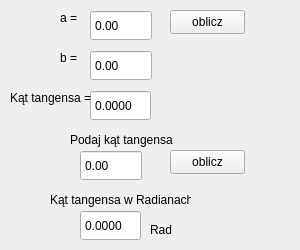
    <widget class="QWidget" name="tab_3">
     <attribute name="title">
      <string>tg</string>
     </attribute>
     <widget class="QLabel" name="label_21">
      <property name="geometry">
       <rect>
        <x>70</x>
        <y>130</y>
        <width>111</width>
        <height>20</height>
       </rect>
      </property>
      <property name="text">
       <string>Podaj kąt tangensa </string>
      </property>
     </widget>
     <widget class="QLabel" name="label_22">
      <property name="geometry">
       <rect>
        <x>60</x>
        <y>50</y>
        <width>31</width>
        <height>16</height>
       </rect>
      </property>
      <property name="text">
       <string>b = </string>
      </property>
     </widget>
     <widget class="QLabel" name="label_23">
      <property name="geometry">
       <rect>
        <x>60</x>
        <y>10</y>
        <width>21</width>
        <height>16</height>
       </rect>
      </property>
      <property name="text">
       <string>a = </string>
      </property>
     </widget>
     <widget class="QDoubleSpinBox" name="tg">
      <property name="geometry">
       <rect>
        <x>80</x>
        <y>150</y>
        <width>62</width>
        <height>31</height>
       </rect>
      </property>
      <property name="buttonSymbols">
       <enum>QAbstractSpinBox::NoButtons</enum>
      </property>
      <property name="minimum">
       <double>-1000000.000000000000000</double>
      </property>
      <property name="maximum">
       <double>10000000.000000000000000</double>
      </property>
     </widget>
     <widget class="QPushButton" name="tgBtn">
      <property name="geometry">
       <rect>
        <x>170</x>
        <y>150</y>
        <width>75</width>
        <height>24</height>
       </rect>
      </property>
      <property name="text">
       <string>oblicz</string>
      </property>
     </widget>
     <widget class="QDoubleSpinBox" name="tga">
      <property name="geometry">
       <rect>
        <x>90</x>
        <y>10</y>
        <width>62</width>
        <height>31</height>
       </rect>
      </property>
      <property name="buttonSymbols">
       <enum>QAbstractSpinBox::NoButtons</enum>
      </property>
      <property name="minimum">
       <double>-10000000.000000000000000</double>
      </property>
      <property name="maximum">
       <double>10000000.000000000000000</double>
      </property>
     </widget>
     <widget class="QPushButton" name="tgabBtn">
      <property name="geometry">
       <rect>
        <x>170</x>
        <y>10</y>
        <width>75</width>
        <height>24</height>
       </rect>
      </property>
      <property name="text">
       <string>oblicz</string>
      </property>
     </widget>
     <widget class="QLabel" name="label_24">
      <property name="geometry">
       <rect>
        <x>150</x>
        <y>220</y>
        <width>141</width>
        <height>20</height>
       </rect>
      </property>
      <property name="text">
       <string>Rad</string>
      </property>
     </widget>
     <widget class="QDoubleSpinBox" name="tgb">
      <property name="geometry">
       <rect>
        <x>90</x>
        <y>50</y>
        <width>62</width>
        <height>31</height>
       </rect>
      </property>
      <property name="buttonSymbols">
       <enum>QAbstractSpinBox::NoButtons</enum>
      </property>
      <property name="minimum">
       <double>-1000000.000000000000000</double>
      </property>
      <property name="maximum">
       <double>1000000.000000000000000</double>
      </property>
     </widget>
     <widget class="QDoubleSpinBox" name="tgalfa">
      <property name="enabled">
       <bool>true</bool>
      </property>
      <property name="geometry">
       <rect>
        <x>90</x>
        <y>90</y>
        <width>61</width>
        <height>31</height>
       </rect>
      </property>
      <property name="readOnly">
       <bool>true</bool>
      </property>
      <property name="buttonSymbols">
       <enum>QAbstractSpinBox::NoButtons</enum>
      </property>
      <property name="decimals">
       <number>4</number>
      </property>
      <property name="minimum">
       <double>-100000.000000000000000</double>
      </property>
      <property name="maximum">
       <double>1000000.000000000000000</double>
      </property>
     </widget>
     <widget class="QLabel" name="label_25">
      <property name="geometry">
       <rect>
        <x>50</x>
        <y>190</y>
        <width>141</width>
        <height>20</height>
       </rect>
      </property>
      <property name="text">
       <string>Kąt tangensa w Radianach  </string>
      </property>
     </widget>
     <widget class="QDoubleSpinBox" name="tgWynik">
      <property name="geometry">
       <rect>
        <x>80</x>
        <y>210</y>
        <width>61</width>
        <height>31</height>
       </rect>
      </property>
      <property name="readOnly">
       <bool>true</bool>
      </property>
      <property name="buttonSymbols">
       <enum>QAbstractSpinBox::NoButtons</enum>
      </property>
      <property name="decimals">
       <number>4</number>
      </property>
      <property name="minimum">
       <double>-100000.000000000000000</double>
      </property>
      <property name="maximum">
       <double>1000000.000000000000000</double>
      </property>
     </widget>
     <widget class="QLabel" name="label_26">
      <property name="geometry">
       <rect>
        <x>10</x>
        <y>90</y>
        <width>81</width>
        <height>16</height>
       </rect>
      </property>
      <property name="text">
       <string>Kąt tangensa = </string>
      </property>
     </widget>
    </widget>
